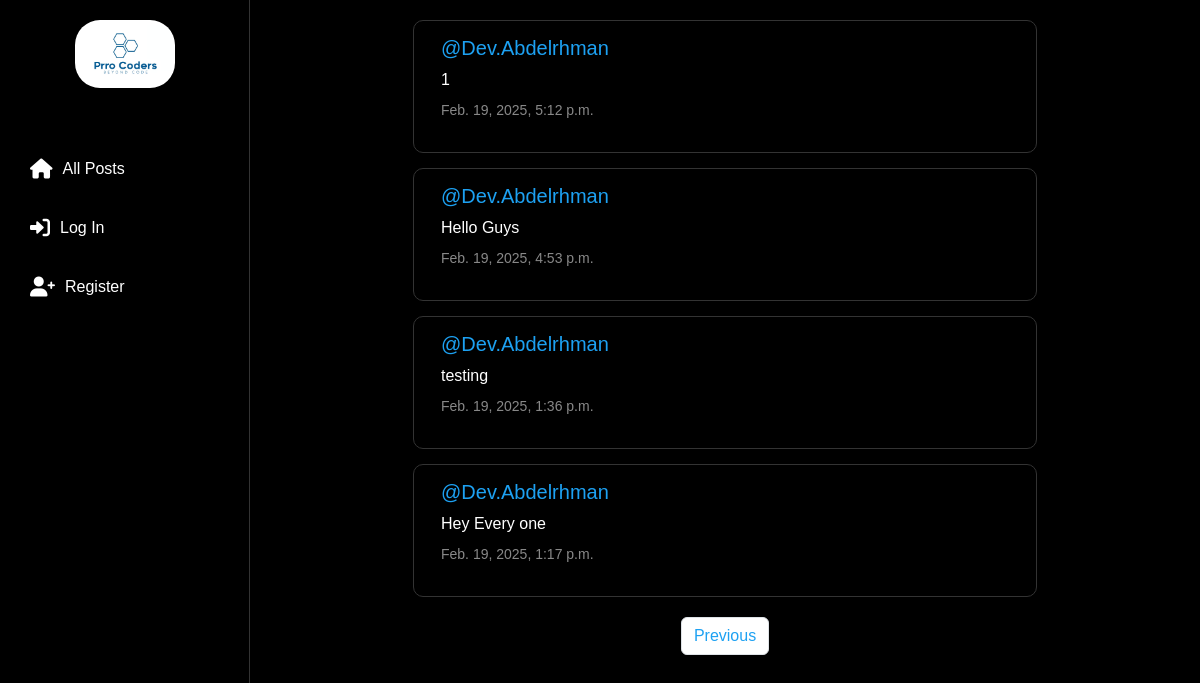
Screenshot of /?page=2 with the database file from the repository.
### network/models.py (models this page shows, shortened)
class Post(models.Model):
    content = models.CharField(max_length=140)
    user = models.ForeignKey(User, on_delete=models.CASCADE, related_name='auther')
    date = models.DateTimeField(auto_now_add=True)

class User(AbstractUser):
    pass

### network/views.py (the view)
# urls.py: path("", views.index, name="index"),
def index(request):
    allPosts = Post.objects.all().order_by('id').reverse()
    paginater = Paginator(allPosts, 10)
    page_number = request.GET.get('page')
    posts_of_the_page = paginater.get_page(page_number)
    allLikes = Like.objects.all()
    whoYouLiked = []
    try:
        for like in allLikes :
            if like.user.id == request.user.id:
                whoYouLiked.append(like.post.id)
    except:
        whoYouLiked = []
    return render(request, "network/index.html", {
        'allPosts': allPosts,
        'post_of_the_page': posts_of_the_page,
        'whoYouLiked': whoYouLiked,
    })

### network/templates/network/index.html (shortened to what this page needs)
{% extends "network/layout.html" %}
{% block body %}
    <div class="all-posts">
        {% for post in post_of_the_page %}
        <div class="row post">
            <h5 class="username"><a href="{% url 'profile' post.user.id %}">@{{post.user}}</a></h5>
            <h6 class="content" id="content_{{post.id}}">{{post.content}}</h6>
            <p class="date">{{post.date}}</p>
        </div>
        {% endfor %}
        <nav aria-label="Page navigation example">
            <ul class="pagination d-fleex justify-content-center">
                {% if post_of_the_page.has_previous %}
                    <li class="page-item"><a class="page-link" href="?page={{post_of_the_page.previous_page_number}}">Previous</a></li>
                {% endif %}
            </ul>
          </nav>
    </div>
{% endblock %}

### network/static/network/styles.css (style rules this page uses)
body { font-family: Arial, sans-serif; background-color: #000; color: #fff; margin: 0; padding: 0; overflow-x: hidden; }
.all-posts { max-width: 600px; margin: 0 auto; }
.post { background-color: #000; border: 1px solid #333; border-radius: 10px; padding: 15px; margin-bottom: 15px; }
.username a { color: #1DA1F2; text-decoration: none; }
.content { font-size: 16px; line-height: 1.5; }
.date { color: #888; font-size: 14px; }
.pagination { display: flex; justify-content: center; margin-top: 20px; }
.page-link { color: #1DA1F2; text-decoration: none; margin: 0 10px; }

### rows the page displays
Post: user "Dev.Abdelrhman", content "1", date "Feb. 19, 2025, 5:12 p.m."
Post: user "Dev.Abdelrhman", content "Hello Guys", date "Feb. 19, 2025, 4:53 p.m."
Post: user "Dev.Abdelrhman", content "testing", date "Feb. 19, 2025, 1:36 p.m."
Post: user "Dev.Abdelrhman", content "Hey Every one", date "Feb. 19, 2025, 1:17 p.m."
